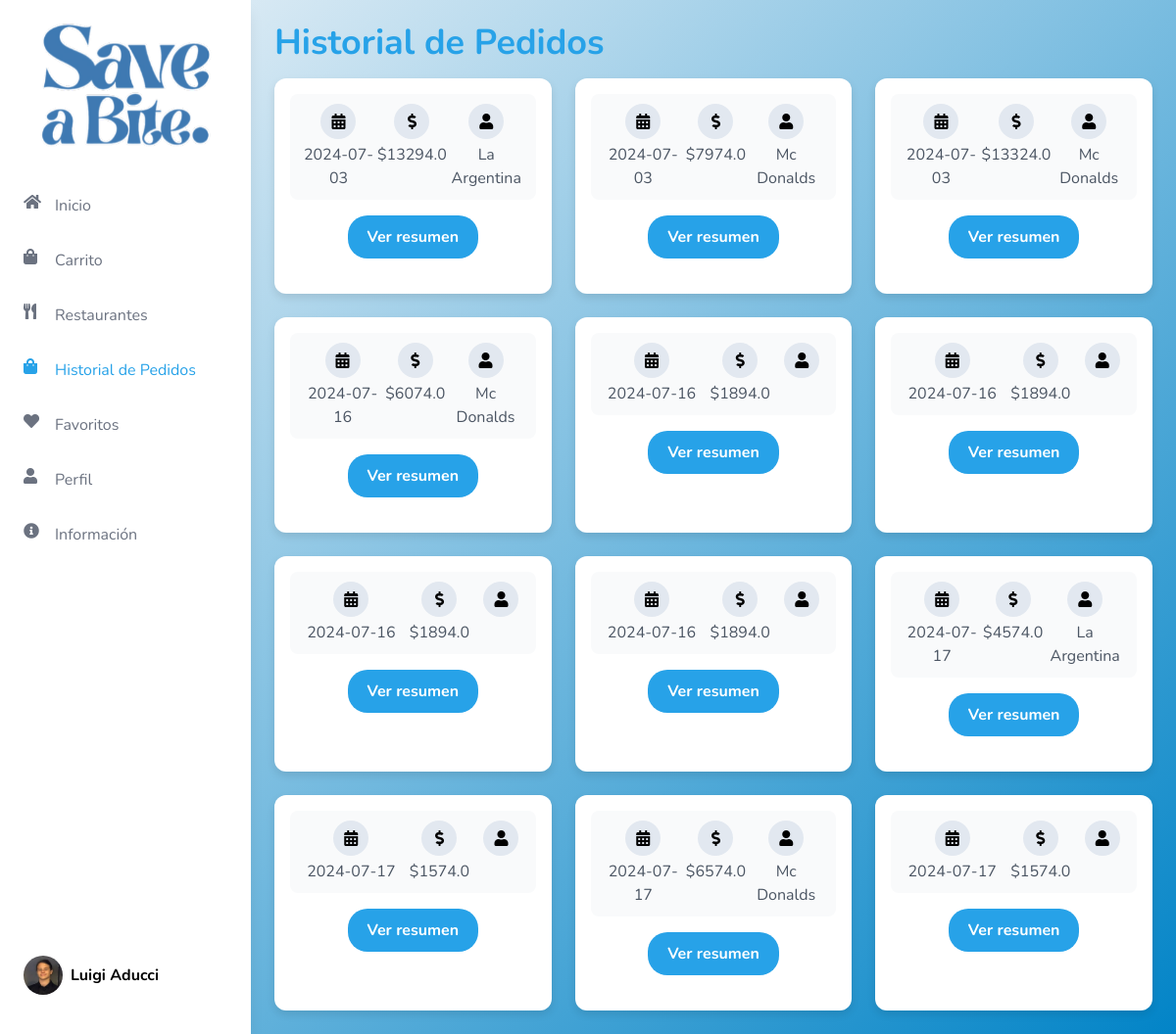
/pedidos_cliente (signed in), run on the app's committed database.
### tables this page shows
CREATE TABLE pedidos2 (
            id INTEGER PRIMARY KEY AUTOINCREMENT,
            usuario_id INTEGER NOT NULL,
            fecha DATE NOT NULL,
            total REAL NOT NULL,
            empresa_id INTEGER NOT NULL,
            empresa TEXT NOT NULL,
            metodo_pago TEXT,
            entregado BOOLEAN NOT NULL DEFAULT 0,
            envio REAL DEFAULT 0,
            servicio REAL DEFAULT 0,
            propina REAL DEFAULT 0,
            FOREIGN KEY (empresa_id) REFERENCES usuarioEmpresa (id),
            FOREIGN KEY (usuario_id) REFERENCES usuarios (id)
        );

### app.py (the view)
@app.route("/pedidos_cliente")
def pedidos_cliente():
    user_id = session.get('user_id')
    conn = get_db_connection()
    cursor = conn.cursor()
    pedidos = cursor.execute('''
        SELECT id, fecha, total, empresa, empresa_id
        FROM pedidos2
        WHERE usuario_id = ?
        ORDER BY fecha DESC
    ''', (user_id,)).fetchall()
    conn.close()
    return render_template('general/pedidosCliente.html', pedidos=pedidos)

### app.py (called while the page is built)
def get_db_connection():
    conn = sqlite3.connect('flask_db.db')
    conn.row_factory = sqlite3.Row
    return conn

### templates/general/pedidosCliente.html (shortened to what this page needs)
<!DOCTYPE html>
<html lang="es">
<head>
    <script src="https://cdn.tailwindcss.com"></script>
    <link href="https://cdnjs.cloudflare.com/ajax/libs/font-awesome/5.15.3/css/all.min.css" rel="stylesheet">
</head>
<body class="flex">
    {% include 'Sidebars/SidebarUsuario.html' %}
        <div class="flex-1 p-6 content ml-64">
            <div class="header">
                <h1 class="text-4xl font-bold text-custom-blue">Historial de Pedidos</h1>
            </div>
            <div class="grid grid-cols-1 md:grid-cols-2 lg:grid-cols-3 gap-6" id="history-list">
                {% for order in pedidos|reverse %}
                <div class="order-card">
                    <div class="info">
                        <div>
                            <div class="info-icon"><i class="fas fa-calendar-alt"></i></div>
                            <p class="text-gray-600">{{ order['fecha'] }}</p>
                        </div>
                        <div>
                            <div class="info-icon"><i class="fas fa-dollar-sign"></i></div>
                            <p class="text-gray-600">${{ order['total'] }}</p>
                        </div>
                        <div>
                            <div class="info-icon"><i class="fas fa-user"></i></div>
                            <p class="text-gray-600">{{ order['empresa'] }}</p>
                        </div>
                    </div>
                    <div class="flex justify-end mt-4">
                        <a href="{{ url_for('ver_resumen', idPedido=order['id']) }}" class="action-button">Ver resumen</a>
                    </div>
                </div>
                {% endfor %}
            </div>
        </div>
    </body>
</html>

### templates/general/pedidosCliente.html (style rules this page uses)
body { font-family: 'Nunito', sans-serif; background: linear-gradient(to bottom right, #f1f5f9, #0284c7); overflow: hidden; }
.text-custom-blue { color: #27a2e8; margin-bottom: 1rem; }
.order-card { background-color: white; border-radius: 12px; box-shadow: 0 4px 8px rgba(0, 0, 0, 0.1); padding: 16px; transition: transform 0.2s; overflow: hidden; display: flex; flex-direction: column; align-items: center; height: 100%; margin-bottom: 20px; }
.order-card .info { display: flex; justify-content: space-around; width: 100%; padding: 10px; background-color: #f9fafb; border-radius: 8px; }
.order-card .info div { text-align: center; display: flex; flex-direction: column; align-items: center; }
.info-icon { display: flex; align-items: center; justify-content: center; background-color: #e2e8f0; border-radius: 50%; width: 36px; height: 36px; margin-bottom: 4px; }
.content { overflow-y: auto; height: 100vh; padding: 20px; margin-left: 16rem; }
.action-button { background-color: #27a2e8; color: white; padding: 10px 20px; border-radius: 20px; text-align: center; cursor: pointer; font-weight: bold; transition: background-color 0.3s; }

### templates/Sidebars/SidebarUsuario.html (style rules this page uses)
body { font-family: 'Nunito', sans-serif; background: linear-gradient(to bottom right, #f1f5f9, #0284c7); overflow: hidden; }
.text-custom-blue { color: #27a2e8; }

### data on the page
pedidos2: fecha "2024-07-03", total "13294.0", empresa "La Argentina"
pedidos2: fecha "2024-07-03", total "7974.0", empresa "Mc Donalds"
pedidos2: fecha "2024-07-03", total "13324.0", empresa "Mc Donalds"
pedidos2: fecha "2024-07-16", total "6074.0", empresa "Mc Donalds"
pedidos2: fecha "2024-07-16", total "1894.0"
pedidos2: fecha "2024-07-16", total "1894.0"
pedidos2: fecha "2024-07-16", total "1894.0"
pedidos2: fecha "2024-07-16", total "1894.0"
pedidos2: fecha "2024-07-17", total "4574.0", empresa "La Argentina"
pedidos2: fecha "2024-07-17", total "1574.0"
pedidos2: fecha "2024-07-17", total "6574.0", empresa "Mc Donalds"
pedidos2: fecha "2024-07-17", total "1574.0"

### other printed values
{{ session.get('user_name') }} "Luigi Aducci"
